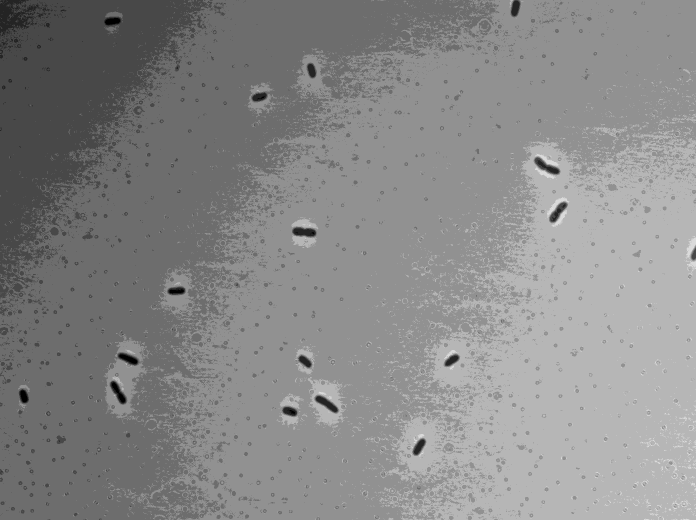
#> input picture data/HG105_images/noLac_phase_0000.tif, 1392 x 1040 px (shown at 1/2 size); its folder holds 4 pictures in this run
$ python Exercise52.py
#> lines starting #> are read from the running program, lines starting #| are printed output that depends on the picture; pictures that were not available may be replaced by others from this repository, and a replacement may not be noted
import numpy as np
import matplotlib.pyplot as plt
import seaborn as sns
import pandas as pd
rc={'lines.linewidth': 2, 'axes.labelsize': 18, 'axes.titlesize': 18}
sns.set(rc=rc)
sns.set_style('dark')

# Our image processing tools.
import skimage.filters
import skimage.io
import skimage.measure
import skimage.morphology
import skimage.segmentation

im_phase = [1,]*8
im_fitc = [1,]*8
im_blur = [1,]*8
phase_float = [1,]*8
phase_sub = [1,]*8
seg_im = [1,]*8
fitc_otsu = [1,]*8
fitc_hist = [1,]*8
fitc_bins = [1,]*8
phase_hist = [1,]*8
phase_bins = [1,]*8

for i in range(0,8):
    j = str(i)

    # Load data
    im_phase[i] = skimage.io.imread('data/HG105_images/noLac_phase_000' + j + '.tif')
    im_fitc[i] = skimage.io.imread('data/HG105_images/noLac_fitc_000' + j + '.tif')

    # Apply Gaussian blur to the image.
    im_blur[i] = skimage.filters.gaussian(im_phase[i], 50.0)

    # Convert our phase image to a float.
    phase_float[i] = skimage.img_as_float(im_phase[i])
    phase_sub[i] = phase_float[i] - im_blur[i]

    # Perform segmentation on phase image files.
    thresh = skimage.filters.threshold_otsu(phase_sub[i])
#> thresh = -0.00507
    seg_im[i] = phase_sub[i] < thresh

    # Perform fluorescence extraction on fitc image files.
    fitc_thresh = skimage.filters.threshold_otsu(im_fitc[i])
#> fitc_thresh = 1319
    fitc_otsu[i] = im_fitc[i] > fitc_thresh

    # Plot our segmentation and fluorescence extraction.
    plt.figure(i)

    plt.subplot(231)
    plt.imshow(im_phase[i], cmap=plt.cm.viridis)
    plt.title('Phase ' + str(i+1))

    plt.subplot(232)
    plt.imshow(phase_sub[i], cmap=plt.cm.viridis)
    plt.title('Subtracted Ph ' + str(i+1))

    plt.subplot(233)
    plt.imshow(seg_im[i], cmap=plt.cm.Greys_r)
    plt.title('Segmented Ph ' + str(i+1))

    plt.subplot(234)
    plt.imshow(im_fitc[i], cmap=plt.cm.viridis)
    plt.title('FITC ' + str(i+1))

    plt.subplot(235)
    plt.imshow(fitc_otsu[i], cmap=plt.cm.Greys_r)
    plt.title('Extracted F ' + str(i+1))

    plt.subplot(236)
    fitc_hist[i], fitc_bins[i] = skimage.exposure.histogram(im_fitc[i])
    plt.plot(fitc_bins[i], fitc_hist[i])
    plt.title('Histogram')
    plt.xlabel('pixel value')
    plt.ylabel('counts')

    plt.show()
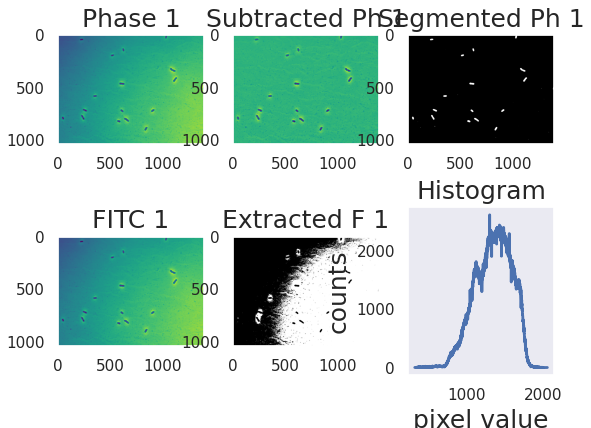
#> figure drawn by matplotlib, 6 panels; panel 6: curve peaks at x = 1297, y = 2610
#> pass 2 of the loop `for i in range(0,8):`:
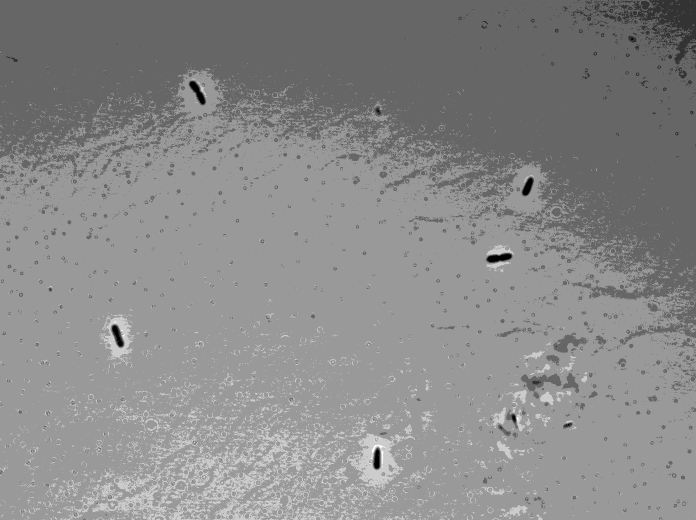
#> input picture data/HG105_images/noLac_phase_0001.tif, 1392 x 1040 px (shown at 1/2 size)
#> thresh = -0.000263
#> fitc_thresh = 1059
#> `plt.show()`:
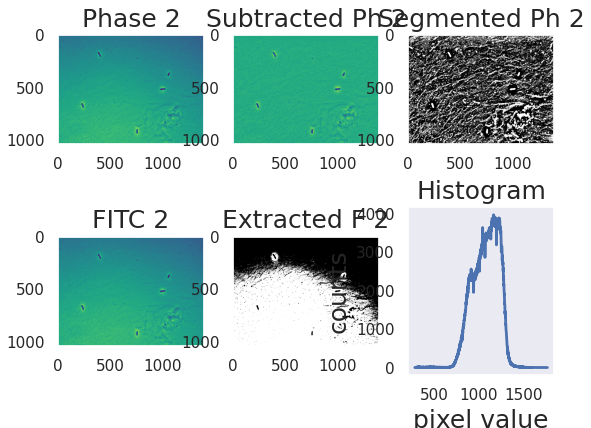
#> figure drawn by matplotlib, 6 panels; panel 6: curve peaks at x = 1163, y = 3978
#> pass 3 of the loop `for i in range(0,8):`:
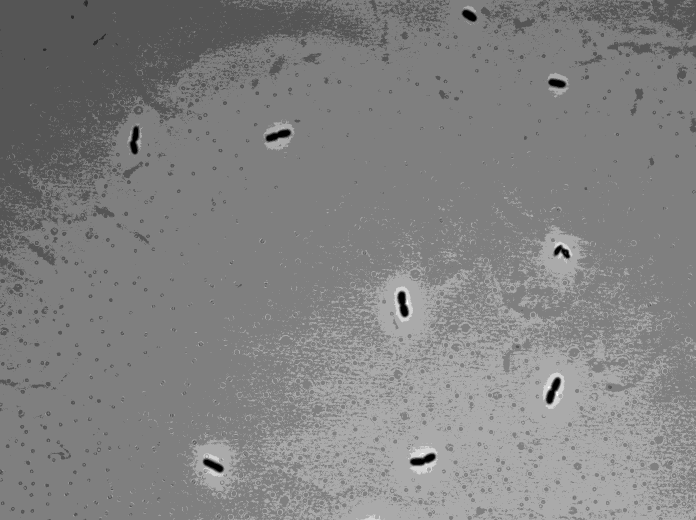
#> input picture data/HG105_images/noLac_phase_0002.tif, 1392 x 1040 px (shown at 1/2 size)
#> thresh = -0.00563
#> `plt.show()`:
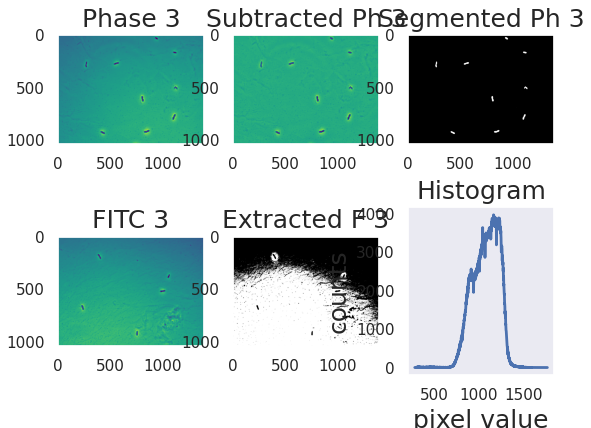
#> figure drawn by matplotlib, 6 panels; panel 6: curve peaks at x = 1163, y = 3978
#> (the run stopped early here; a loop or call above may not have finished)
